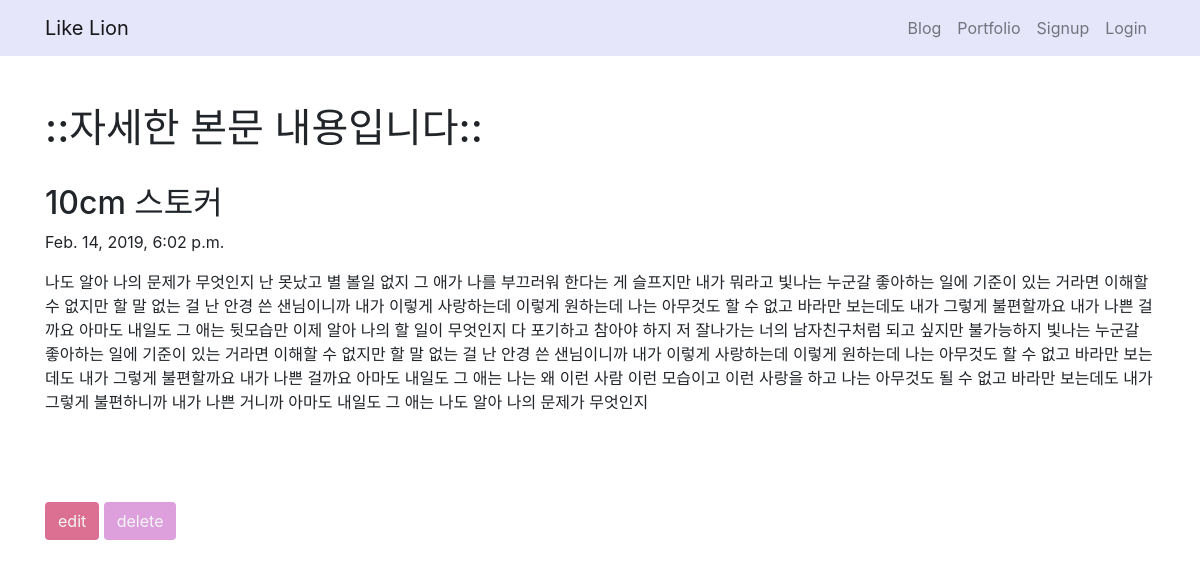
Screenshot of /blogapp/6 with the database file from the repository.
### blogapp/models.py (models this page shows, shortened)
class Blogapp(models.Model):
    title = models.CharField(max_length=200)
    pub_date = models.DateTimeField('date published')
    body = models.TextField()

### blogapp/views.py (the view)
# urls.py: path('blogapp/<int:blog_id>', blogapp.views.detail, name="detail"),
def detail(request, blog_id):
    blog_detail = get_object_or_404(Blogapp, pk = blog_id )
    return render(request, 'detail.html',{'blogapp': blog_detail})

### blogapp/templates/detail.html
{% extends 'base.html' %}
{% block contents %}
    <br><br>
    <div class="container">
        <h1>::자세한 본문 내용입니다::</h1>
        <br>
        <h2>{{blogapp.title}}</h2>
        <p>{{blogapp.pub_date}}</p>
        <p>{{blogapp.body}}</p>
        <br><br><br>
        <a href="{% url 'edit' blogapp.id %}" type="button" class="btn" style="background-color: palevioletred; color:whitesmoke">edit</a>
        <a href="{% url 'destroy' blogapp.id %}" type="button" class="btn" style="background-color: plum; color:whitesmoke">delete</a>
    </div>
{% endblock %}

### rows the page displays
Blogapp: title "10cm 스토커", pub_date "Feb. 14, 2019, 6:02 p.m.", body "나도 알아 나의 문제가 무엇인지 난 못났고 별 볼일 없지 그 애가 나를 부끄러워 한다는 게 슬프지만 내가 뭐라고 빛나는 누군갈 좋아하는 일에 기준이 있는 거라면 이해할 수 없지만 할 말 없는 걸 난 안경 쓴 샌님이니까 내가 이렇게 사랑하는데 이렇게 원하는데 나는 아무것도 할 수 없고 바라만 보는데도 내가 그렇게 불편할까요 내가 나쁜 걸까요 아마도 내일도 그 애는 뒷모습만 이제 알아 나의 할 일이 무엇인지 다 포기하고 참아야 하지 저 잘나가는 너의 남자친구처럼 되고 싶지만 불가능하지 빛나는 누군갈 좋아하는 일에 기준이 있는 거라면 이해할 수 없지만 할 말 없는 걸 난 안경 쓴 샌님이니까 내가 이렇게 사랑하는데 이렇게 원하는데 나는 아무것도 할 수 없고 바라만 보는데도 내가 그렇게 불편할까요 내가 나쁜 걸까요 아마도 내일도 그 애는 나는 왜 이런 사람 이런 모습이고 이런 사랑을 하고 나는 아무것도 될 수 없고 바라만 보는데도 내가 그렇게 불편하니까 내가 나쁜 거니까 아마도 내일도 그 애는 나도 알아 나의 문제가 무엇인지"
